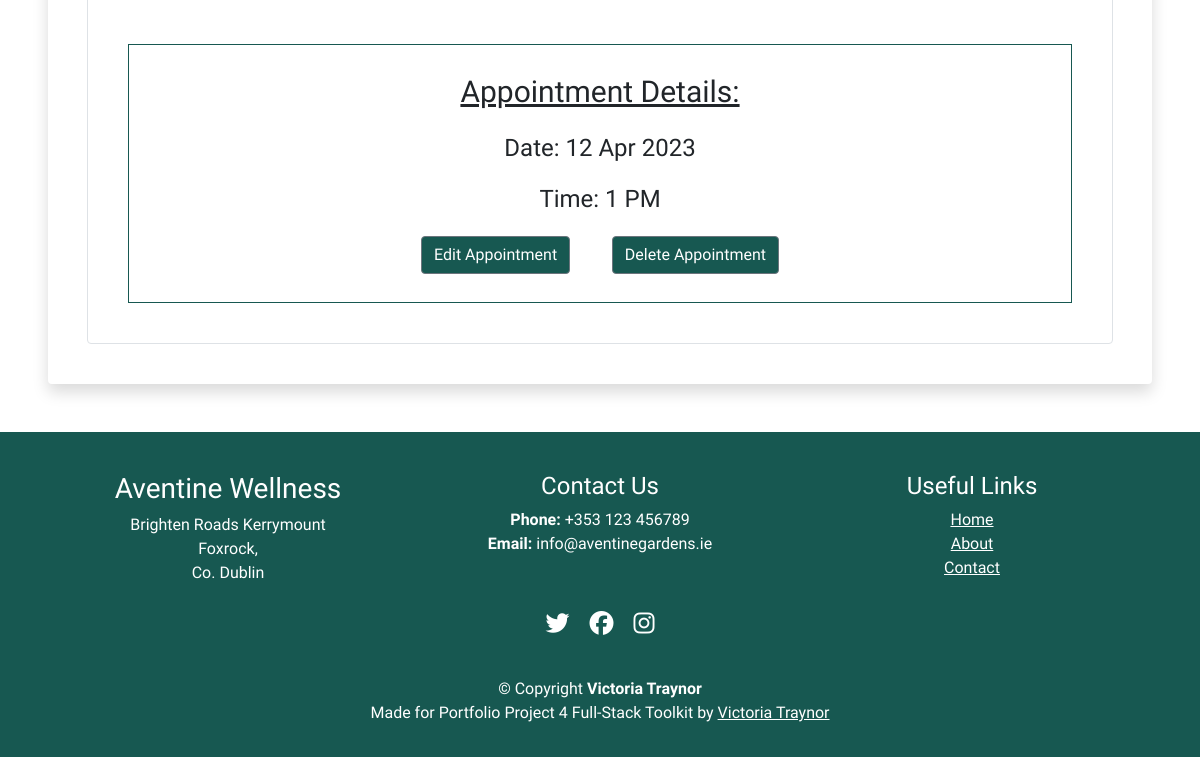
The page /user/user-profile (signed in, lower part) on the database as committed earlier.
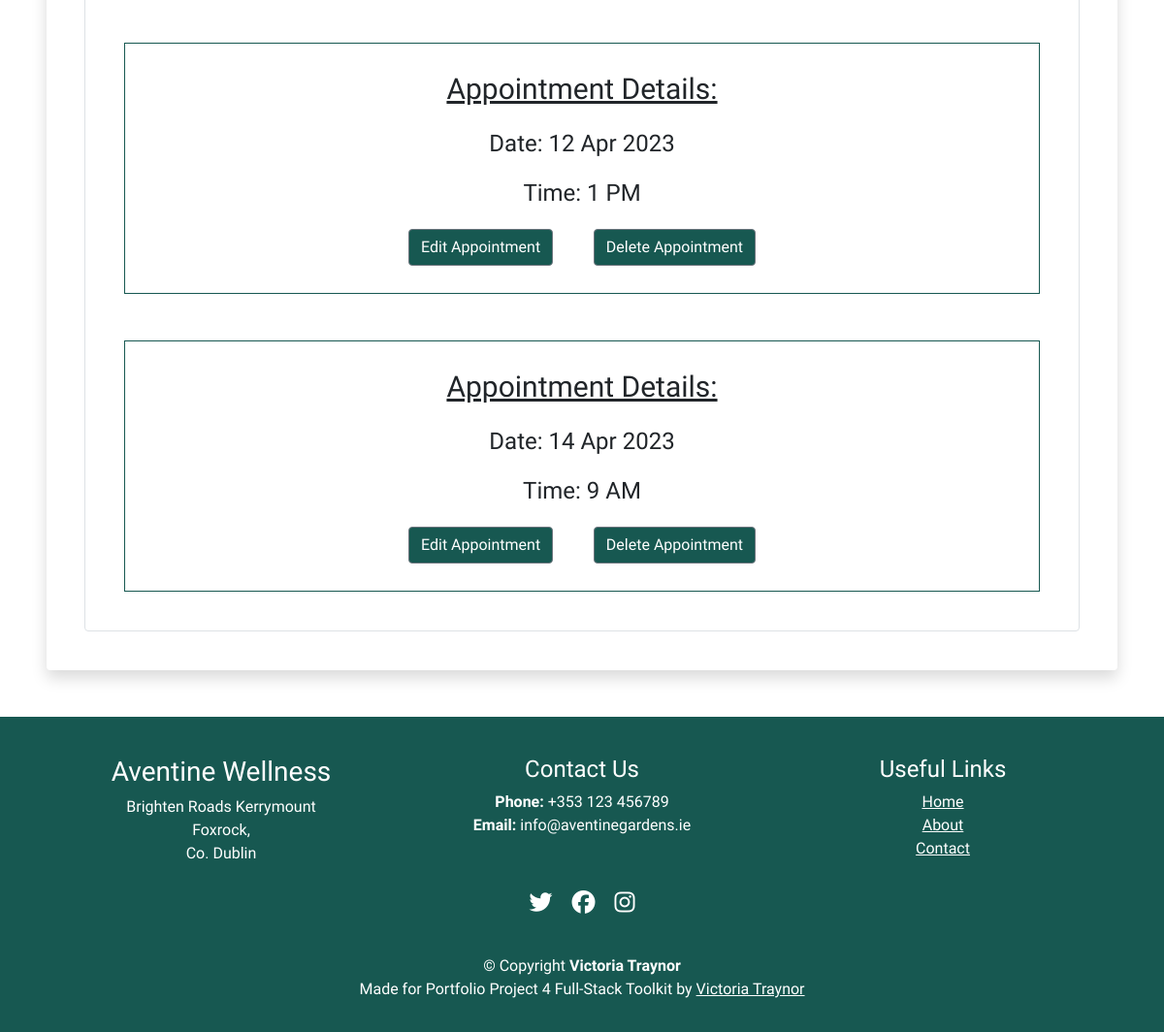
The same page on the database as committed later.
### booking/models.py (models this page shows, shortened)
class Appointment(models.Model):
    AVAILABLE_TIMES = (
        ("9 AM", "09:00 - 10:00"),
        ("11 AM", "11:00 - 12:00"),
        ("1 PM", "13:00 - 14:00"),
        ("3 PM", "15:00 - 16:00"),
    )
    user = models.ForeignKey(
        User, on_delete=models.CASCADE, null=True, blank=True)
    date_posted = models.DateField(default=timezone.now)
    date = models.DateField(default=datetime.now)
    timeblock = models.CharField(
        max_length=10, choices=AVAILABLE_TIMES, default="9 AM")

### profiles/views.py (the view)
# urls.py: path("user/user-profile", views.user_profile, name="user-profile"),
def user_profile(request):
    user = request.user
    if request.user.is_authenticated:
        appointments = Appointment.objects.filter(user=user).order_by(
            "date", "timeblock"
        )
        return render(
            request,
            "user/user_profile.html",
            {
                "user": user,
                "appointments": appointments,
            },
        )
    else:
        return HttpResponseRedirect("../../accounts/login/")

### templates/user/user_profile.html (shortened to what this page needs)
{% extends "base.html" %}
{% load static %}
{% block content %}
{% if user.is_authenticated %}
{% if appointments.count > 0 %}
<div>
    <div class="shadow p-4 rounded m-5">
        <div class="list-group fs-4 border p-3 mb-3">
            {% for appointment in appointments %}
            <div class="appointment-list">
                <p class="appointment-details">Appointment Details:</p>
                <p class="list-group mt-2">Date: {{ appointment.date }}</p>
                <p class="list-group mt-2">Time: {{ appointment.timeblock }}</p>
                <div>
                    <a class='profile-btns btn btn-secondary btn-small mt-1 mb-1'
                        href="{% url 'appointment-edit' appointment.id %}">Edit Appointment</a>
                    <a class='profile-btns btn btn-secondary btn-small mt-1 mb-1'
                        href="{% url 'appointment-delete' appointment.id %}">Delete Appointment</a>
                </div>
            </div>
            {% endfor %}
        </div>
{% endif %}
{% endif %}
{%endblock%}

Rows that differ between the two databases and show on the page:
added Appointment: date "14 Apr 2023", timeblock "9 AM"
